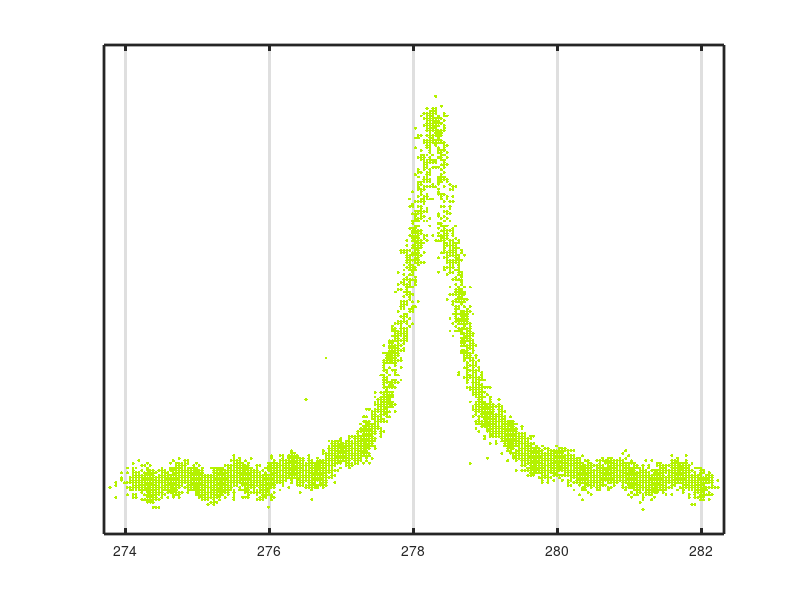

Source code (MATLAB): (Note: this script raises an error after producing the figure.)
function finesseFit()
% Function to make OMC FSR plot for my thesis
% nicolas smith

% get the data ready
load FSRfinessemeas.mat
fReal = 2*freq;

realFSR = 0.288; %mod 278
fitFSR = 0.097;

fReal = fReal+realFSR-fitFSR;

dotcolor = ['b4'; 'f2'; '00'];
linecolor = ['03'; '42'; '6a'];

% This function was automatically generated on 08-Mar-2012 15:12:32
% and subsequently modified.

% Set up figure to receive datasets and fits
f_ = figure();
set(f_,'Units','Pixels','Position',[0 0 650 400],'Visible','Off','Color','white');
legh_ = []; legt_ = {};   % handles and text for legend
xlim_ = [Inf -Inf];       % limits of x axis
ax_ = axes;
set(ax_,'Units','normalized','OuterPosition',[0 0 1 1],'LineWidth',2);
set(ax_,'Box','on');
grid on
set(ax_,'Ytick',[]);
axes(ax_); hold on;


% --- Plot data 
h_ = line(fReal,trans,'Parent',ax_,'Color',hex2dec(dotcolor)'/255,...
    'LineStyle','none', 'LineWidth',1,...
    'Marker','.', 'MarkerSize',7);
set(f_,'Visible','Off');
xlim_(1) = min(xlim_(1),min(fReal));
xlim_(2) = max(xlim_(2),max(fReal));
legh_(end+1) = h_;
legt_{end+1} = 'Measured Data';

% Nudge axis limits beyond data limits
xlim_ = xlim_ + [-1 1] * 0.01 * diff(xlim_);
set(ax_,'XLim',xlim_)

% --- Create fit 
fo_ = fitoptions('method','NonlinearLeastSquares','Robust','Bisquare','Algorithm','Levenberg-Marquardt','MaxFunEvals',10000,'MaxIter',10000,'TolFun',1.0000000000000000209e-08,'TolX',1.0000000000000000209e-08);
ok_ = isfinite(fReal) & isfinite(trans);
if ~all( ok_ )
    warning( 'GenerateMFile:IgnoringNansAndInfs', ...
        'Ignoring NaNs and Infs in data' );
end


st_ = [0.02 0.05 370.0 278.1]; % fit starting point
set(fo_,'Startpoint',st_);
ft_ = fittype('offset+gain/(1+4/pi^2*F^2*sin(f/FSR*pi)^2)',...
    'dependent',{'y'},'independent',{'f'},...
    'coefficients',{'gain', 'offset', 'F', 'FSR'});

% Fit this model using new data
disp('fitting curve...')
cf_ = fit(fReal(ok_),trans(ok_),ft_,fo_);
disp('done')
disp(cf_)
cf_.FSR
confint(cf_)

% Plot this fit
h_ = plot(cf_,'fit',0.95);
set(f_,'Visible','Off');
legend off;  % turn off legend from plot method call
set(h_(1),'Color',hex2dec(linecolor)'/255,...
    'LineStyle','-', 'LineWidth',2,...
    'Marker','none', 'MarkerSize',6);
legh_(end+1) = h_(1);
legt_{end+1} = 'Curve Fit';

% Done plotting data and fits.  Now finish up loose ends.
hold off;
leginfo_ = {'Orientation', 'vertical', 'Location', 'NorthEast'};
h_ = legend(ax_,legh_,legt_,leginfo_{:});  % create legend
set(h_,'Interpreter','none');
xlabel(ax_,'Frequency Offset (MHz)');               
ylabel(ax_,'Transmission');

export_fig('finesseFit.pdf','-painters')
